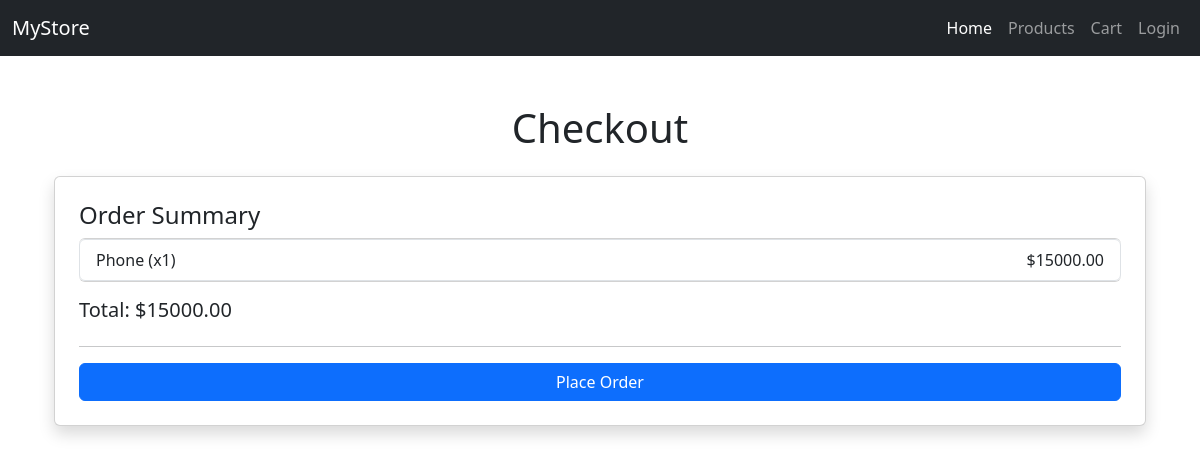
Screenshot of /checkout/ (signed in) with the database file from the repository.
### store/models.py (models this page shows, shortened)
class Cart(models.Model):
    user = models.ForeignKey(User, on_delete=models.CASCADE)
    product = models.ForeignKey(Product, on_delete=models.CASCADE)
    quantity = models.PositiveIntegerField(default=1)

class Product(models.Model):
    name = models.CharField(max_length=255)
    description = models.TextField()
    price = models.DecimalField(max_digits=10, decimal_places=2)
    image = models.ImageField(upload_to='products/', blank=True, null=True)
    created_at = models.DateTimeField(auto_now_add=True)

### store/views.py (the view)
# urls.py: path('checkout/', views.checkout, name='checkout'),
@login_required
def checkout(request):
    cart_items = Cart.objects.filter(user=request.user)
    total_price = sum(item.product.price * item.quantity for item in cart_items)
    return render(request, 'store/checkout.html', {
        'cart_items': cart_items,
        'total_price': total_price,
    })

### store/templates/store/checkout.html
{% extends "store/base.html" %}
{% block content %}
<div class="container mt-5">
    <h1 class="text-center mb-4">Checkout</h1>
    <div class="card p-4 shadow">
        <h4>Order Summary</h4>
        <ul class="list-group mb-3">
            {% for item in cart_items %}
            <li class="list-group-item d-flex justify-content-between align-items-center">
                {{ item.product.name }} (x{{ item.quantity }})
                <span>${{ item.product.price|floatformat:2 }}</span>
            </li>
            {% endfor %}
        </ul>
        <h5>Total: ${{ total_price|floatformat:2 }}</h5>
        <hr>
        <a href="#" class="btn btn-primary w-100">Place Order</a>
    </div>
</div>
{% endblock %}

### rows the page displays
Cart: product.name "Phone", quantity "1", product.price "15000.00"

### other values shown
{{ total_price|floatformat:2 }} "15000.00"
